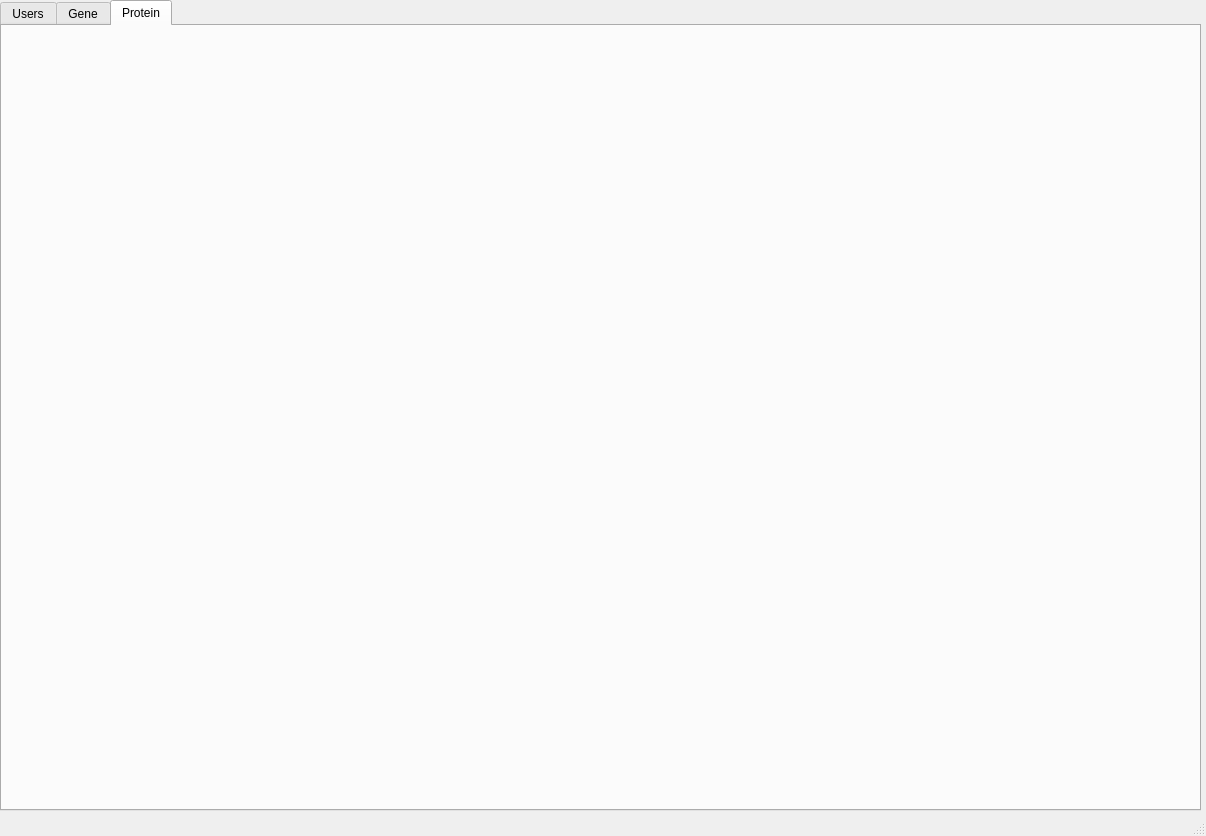
<?xml version="1.0" encoding="UTF-8"?>
<ui version="4.0">
 <class>MainWindow</class>
 <widget class="QMainWindow" name="MainWindow">
  <property name="geometry">
   <rect>
    <x>0</x>
    <y>0</y>
    <width>1206</width>
    <height>836</height>
   </rect>
  </property>
  <property name="windowTitle">
   <string>MainWindow</string>
  </property>
  <widget class="QWidget" name="centralwidget">
   <widget class="QTabWidget" name="tabWidget">
    <property name="geometry">
     <rect>
      <x>0</x>
      <y>0</y>
      <width>1201</width>
      <height>811</height>
     </rect>
    </property>
    <property name="currentIndex">
     <number>2</number>
    </property>
    <widget class="QWidget" name="tab">
     <attribute name="title">
      <string>Users</string>
     </attribute>
    </widget>
    <widget class="QWidget" name="tab_2">
     <attribute name="title">
      <string>Gene</string>
     </attribute>
    </widget>
    <widget class="QWidget" name="tab_4">
     <attribute name="title">
      <string>Protein</string>
     </attribute>
    </widget>
   </widget>
  </widget>
  <widget class="QMenuBar" name="menubar">
   <property name="geometry">
    <rect>
     <x>0</x>
     <y>0</y>
     <width>1206</width>
     <height>21</height>
    </rect>
   </property>
  </widget>
  <widget class="QStatusBar" name="statusbar"/>
 </widget>
 <resources/>
 <connections/>
</ui>
